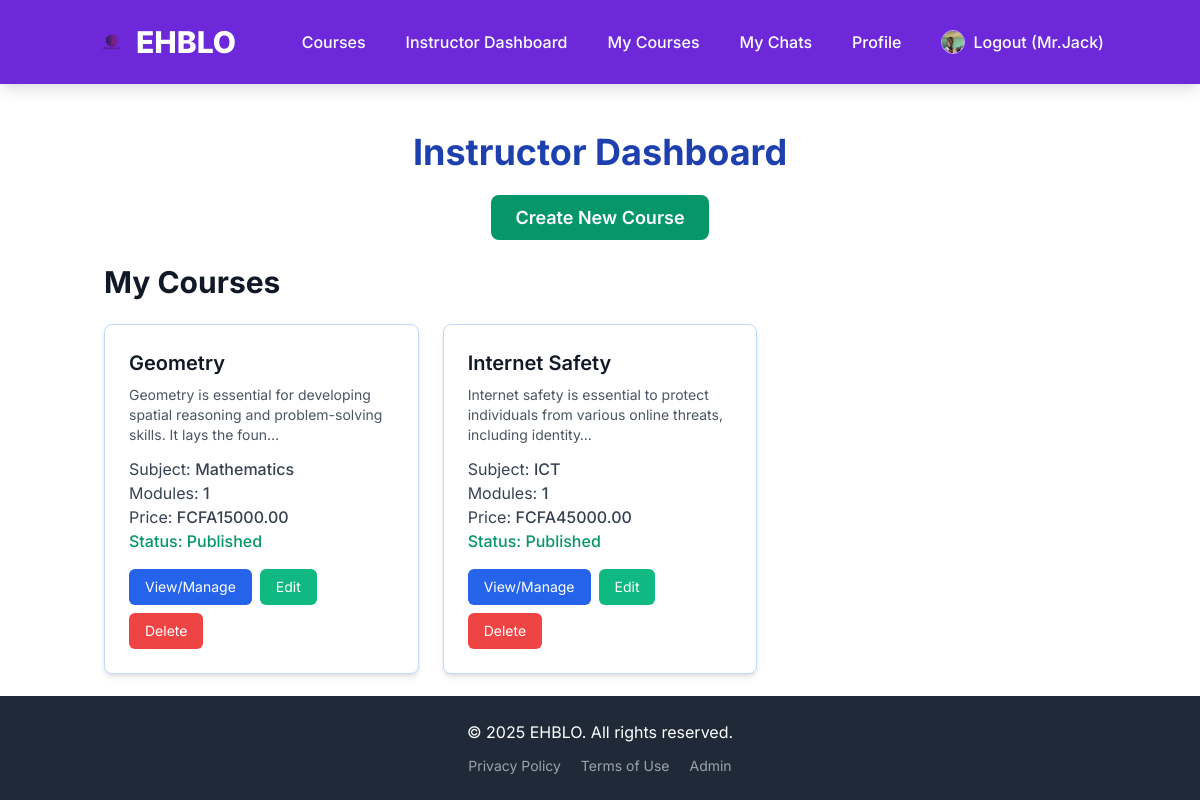
The app's page /courses/instructor-dashboard/ (signed in) with its own data.
### users/models.py (models this page shows, shortened)
class CustomUser(AbstractUser):
    USER_TYPE_CHOICES = (
        ("student", "Student"),
        ("instructor", "Instructor"),
    )
    user_type = models.CharField(max_length=20, choices=USER_TYPE_CHOICES, default="student")
    bio = models.TextField(blank=True, null=True)
    profile_picture = models.ImageField(upload_to='profile_pics/', blank=True, null=True)
    phone_number = models.CharField(max_length=20, blank=True, null=True)
    country = models.CharField(max_length=100, blank=True, null=True)
    PEDAGOGIC_LEVEL_CHOICES = [
        ('primary', 'Primary'),
        ('secondary', 'Secondary'),
        ('university', 'University'),
        ('personal', 'Personal'),
    ]
    pedagogic_level = models.CharField(
        max_length=20,
        choices=PEDAGOGIC_LEVEL_CHOICES,
        blank=True,  # Allow it to be optional in the database
        null=True,   # Allow NULL in the database
        verbose_name="Pedagogic Level"
    )
    interests = models.ManyToManyField(
        Subject,
        related_name='interested_users',
        blank=True, # Allow users to have no interests selected initially
        verbose_name="Interests"
    )
    class Meta:
        verbose_name = "User"
        verbose_name_plural = "Users"

### courses/models.py (models this page shows, shortened)
class Course(models.Model):
    instructor = models.ForeignKey(settings.AUTH_USER_MODEL,
                                   on_delete=models.CASCADE,
                                   related_name='courses_created',
                                   limit_choices_to={'user_type': 'instructor'})
    subject = models.ForeignKey(Subject,
                                 on_delete=models.CASCADE,
                                 related_name='courses')
    title = models.CharField(max_length=250)
    slug = models.SlugField(max_length=250, unique=True, blank=True)
    overview = models.TextField()
    created = models.DateTimeField(auto_now_add=True)
    updated = models.DateTimeField(auto_now=True)
    price = models.DecimalField(max_digits=10, decimal_places=2, default=0.00) # 0 for free courses
    is_published = models.BooleanField(default=False)
    tags = TaggableManager(blank=True)
    image = models.ImageField(upload_to='course_thumbnails/', null=True, blank=True)
    class Meta:
        ordering = ('-created',)

class Subject(models.Model):
    name = models.CharField(max_length=200, unique=True)
    slug = models.SlugField(max_length=200, unique=True, blank=True)
    class Meta:
        ordering = ('name',)

### courses/views.py (the view)
# urls.py: path('instructor-dashboard/', views.InstructorDashboardView.as_view(), name='instructor_dashboard'),
class InstructorDashboardView(LoginRequiredMixin, InstructorRequiredMixin, ListView):
    model = Course
    template_name = 'courses/instructor_dashboard.html'
    context_object_name = 'courses'
    paginate_by = 10
    def get_queryset(self):
        return Course.objects.filter(instructor=self.request.user).annotate(num_modules=Count('modules'))

### courses/views.py (called while the page is built)
    def test_func(self):
        return self.request.user.is_authenticated and self.request.user.user_type == 'instructor'

### courses/templates/courses/instructor_dashboard.html (shortened to what this page needs)
{% extends "base.html" %}
{% load static %}
{% block content %}
<h1 class="text-4xl font-bold text-center text-blue-800 mb-8">Instructor Dashboard</h1>
<div class="text-center mb-8">
    <a href="{% url 'course_create' %}" class="bg-green-600 text-white px-6 py-3 rounded-lg text-lg font-semibold hover:bg-green-700 transition duration-300">
        Create New Course
    </a>
</div>
<h2 class="text-3xl font-bold text-gray-900 mb-6">My Courses</h2>
{% if courses %}
    <div class="grid grid-cols-1 md:grid-cols-2 lg:grid-cols-3 gap-6">
        {% for course in courses %}
            <div class="bg-white rounded-lg shadow-md overflow-hidden border {% if not course.is_published %}border-yellow-400{% else %}border-blue-200{% endif %}">
                <div class="p-6">
                    <h3 class="text-xl font-semibold text-gray-900 mb-2">{{ course.title }}</h3>
                    <p class="text-sm text-gray-600 mb-3">{{ course.overview|truncatechars:100 }}</p>
                    <p class="text-md text-gray-700">Subject: <span class="font-medium">{{ course.subject.name }}</span></p>
                    <p class="text-md text-gray-700">Modules: <span class="font-medium">{{ course.num_modules }}</span></p>
                    <p class="text-md text-gray-700">Price: <span class="font-medium">
                        {% if course.price > 0 %}FCFA{{ course.price }}{% else %}Free{% endif %}
                    </span></p>
                    <p class="text-md font-medium {% if course.is_published %}text-green-600{% else %}text-yellow-600{% endif %}">
                        Status: {% if course.is_published %}Published{% else %}Draft{% endif %}
                    </p>
                    <div class="mt-4 flex flex-wrap gap-2">
                        <a href="{% url 'course_detail' course.id course.slug %}"
                           class="bg-blue-600 text-white px-4 py-2 rounded-md hover:bg-blue-700 transition duration-300 text-sm">
                           View/Manage
                        </a>
                        <a href="{% url 'course_edit' course.id %}"
                           class="bg-green-500 text-white px-4 py-2 rounded-md hover:bg-green-600 transition duration-300 text-sm">
                           Edit
                        </a>
                        <a href="{% url 'course_delete' course.id %}"
                           class="bg-red-500 text-white px-4 py-2 rounded-md hover:bg-red-600 transition duration-300 text-sm">
                           Delete
                        </a>
                    </div>
                </div>
            </div>
        {% endfor %}
    </div>
{% else %}
    <p class="text-center text-gray-600 text-lg mt-10">You haven't created any courses yet.</p>
{% endif %}
{% endblock %}

### templates/base.html (shortened to what this page needs)
<!DOCTYPE html>
<html lang="en">
<head>
    {% load static %}
    <link href="https://cdn.jsdelivr.net/npm/tailwindcss@2.2.19/dist/tailwind.min.css" rel="stylesheet">
</head>
<body class="flex flex-col min-h-screen">
    <nav class="bg-purple-700 p-4 shadow-lg">
        <div class="container mx-auto flex flex-wrap justify-between items-center">
            <a href="{% url 'home' %}" class="text-white text-3xl font-extrabold rounded-lg p-2 hover:bg-purple-800 transition duration-300 flex items-center space-x-2">
                <img src="{% static 'images/logo.png' %}" alt="EHBLO Logo" class="h-8 w-8 object-contain">
                <span>EHBLO</span>
            </a>
            <div id="nav-menu" class="hidden lg:flex flex-grow lg:flex-grow-0 lg:items-center w-full lg:w-auto mt-4 lg:mt-0">
                <div class="flex flex-col lg:flex-row lg:space-x-6 space-y-3 lg:space-y-0 lg:ml-auto">
                    <a href="{% url 'course_list' %}" class="text-white hover:text-purple-200 p-2 rounded-lg hover:bg-purple-800 transition duration-300 font-medium">Courses</a>
                    {% if user.is_authenticated %}
                        {% if user.user_type == 'instructor' %}
                            <a href="{% url 'instructor_dashboard' %}" class="text-white hover:text-purple-200 p-2 rounded-lg hover:bg-purple-800 transition duration-300 font-medium">Instructor Dashboard</a>
                        {% endif %}
                        <a href="{% url 'my_courses' %}" class="text-white hover:text-purple-200 p-2 rounded-lg hover:bg-purple-800 transition duration-300 font-medium">My Courses</a>
                        <a href="{% url 'my_chats' %}" class="text-white hover:text-purple-200 p-2 rounded-lg hover:bg-purple-800 transition duration-300 font-medium">My Chats</a>
                        <a href="{% url 'profile' %}" class="text-white hover:text-purple-200 p-2 rounded-lg hover:bg-purple-800 transition duration-300 font-medium">Profile</a>
                        <form action="{% url 'logout' %}" method="post" class="inline-block">
                            <button type="submit" class="text-white hover:text-purple-200 p-2 rounded-lg hover:bg-purple-800 transition duration-300 font-medium cursor-pointer flex items-center space-x-2">
                                {% if user.profile_picture %}
                                    <img src="{{ user.profile_picture.url }}" alt="Profile" class="w-6 h-6 rounded-full object-cover border border-purple-300">
                                {% else %}
                                    <img src="{% static 'images/default_profile_pic.png' %}" alt="Default Profile" class="w-6 h-6 rounded-full object-cover border border-gray-300">
                                {% endif %}
                                <span>Logout ({{ user.username }})</span>
                            </button>
                        </form>
                    {% else %}
                        <a href="{% url 'login' %}" class="text-white hover:text-purple-200 p-2 rounded-lg hover:bg-purple-800 transition duration-300 font-medium">Login</a>
                        <a href="{% url 'signup' %}" class="text-white bg-purple-600 px-4 py-2 rounded-lg hover:bg-purple-500 transition duration-300 font-medium">Sign Up</a>
                    {% endif %}
                </div>
            </div>
        </div>
    </nav>
    <main class="container mx-auto mt-8 p-4 flex-grow">
        {% block content %}
        {% endblock %}
    </main>
    <footer class="bg-gray-800 text-white p-6 mt-auto">
        <div class="container mx-auto text-center">
            <p>&copy; {% now "Y" %} EHBLO. All rights reserved.</p>
            <div class="mt-3 space-x-4 text-sm">
                <a href="#" class="text-gray-400 hover:text-white transition duration-300">Privacy Policy</a>
                <a href="#" class="text-gray-400 hover:text-white transition duration-300">Terms of Use</a>
                <a href="{% url 'admin:index' %}" class="text-gray-400 hover:text-white transition duration-300">Admin</a>
            </div>
        </div>
    </footer>
</body>
</html>

### templates/base.html (style rules this page uses)
body { font-family: 'Inter', sans-serif; @apply bg-gray-50; }

### records on screen
CustomUser: profile_picture (picture), username "Mr.Jack"
Course: title "Geometry", overview "Geometry is essential for developing spatial reasoning and problem-solving skills. It lays the foun…", subject.name "Mathematics", num_modules "1", price "15000.00", is_published "Published"
Course: title "Internet Safety", overview "Internet safety is essential to protect individuals from various online threats, including identity…", subject.name "ICT", num_modules "1", price "45000.00", is_published "Published"
